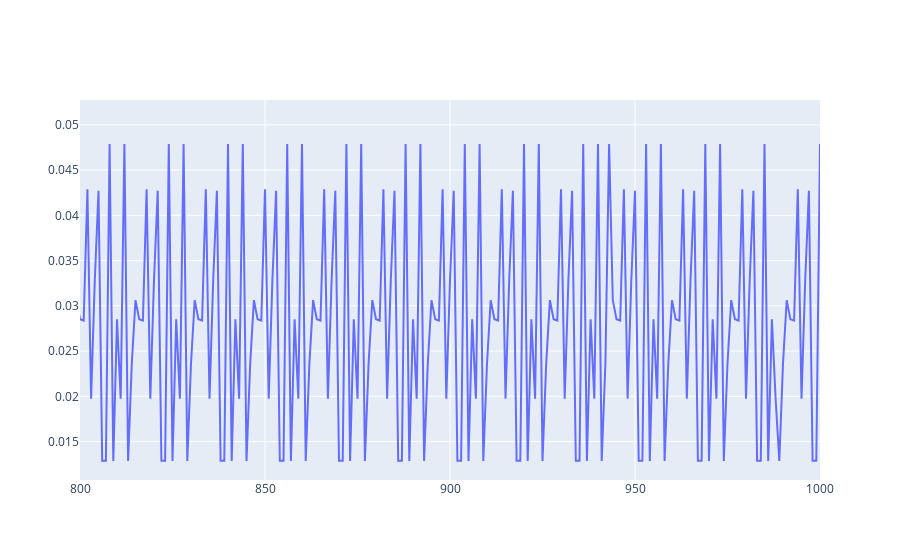

The code cell stored with this chart in its notebook:
### Code cell
import plotly.graph_objects as go
import numpy as np

#normal = open('/Users/haraldott/Downloads/results_bert_137k 2/normal_loss_values', 'r')
#anomaly_indices = open('/Users/haraldott/Downloads/bert_epochs_100_hiddenunits_250results/anomaly_loss_indices')
anomaly = open('/Users/haraldott/Google Drive/Masterarbeit/Meetings/2020-02-24/bert_epochs_100_hiddenunits_250_no_finetune_no_ring/anomaly_loss_values', 'r')


#normal_values = [float(y) for y in normal.readlines()]
log_containing_anomalies = [float(y) for y in anomaly.readlines()]
#anomaly_indices = [int(i) for i in anomaly_indices.readlines()]

#df = pd.DataFrame(log_containing_anomalies, index=anomaly_indices)

fig = go.Figure(data=go.Scatter(y=log_containing_anomalies))
fig.update_xaxes(range=[800, 1000])
fig.show()

### Figure 1 — Plotly figure (JSON) as saved in the notebook; plotly's stock layout.template omitted (floating-point values rounded to 4 significant figures; data arrays with more than 128 entries replaced by an {"elided": "..."} marker saying what was removed)
{"data": [{"type": "scatter", "y": {"elided": "3121 float values"}}], "layout": {"xaxis": {"range": [800, 1000]}}}
